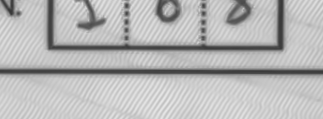
#> input picture data/corrida/crops/acta_presidencial_000333/total_ciudadanos.png, 323 x 119 px, given as the content of the folder ../../data/raw_img, which was not available
$ python preprocess.py
#> lines starting #> are read from the running program, lines starting #| are printed output that depends on the picture; after the words box and inside, x2 and y2 are one past the last pixel; in counts of white or black regions, pixels touching at a corner belong together; pictures that were not available may be replaced by others from this repository, and a replacement may not be noted
#> in preprocess_image, img is the input picture: shape (119, 323, 3); min 54, max 232, mean 182.6
"""
Preprocesamiento de actas de escrutinio (paso 2 del pipeline).

Aplica las operaciones descritas en la propuesta:
    - Corrección de inclinación (deskew)
    - Mejora de contraste (CLAHE)
    - Reducción de ruido
    - Binarización / normalización

Uso (CLI):
    python preprocess.py --in ../../data/raw_img --out ../../data/processed

Uso (import):
    from preprocess import preprocess_image
    img = preprocess_image(ruta_o_array)
"""
from __future__ import annotations

import argparse
import logging
from pathlib import Path

import cv2
import numpy as np

logging.basicConfig(level=logging.INFO, format="%(asctime)s [%(levelname)s] %(message)s",
                    datefmt="%H:%M:%S")
log = logging.getLogger("preprocess")


def deskew(gray: np.ndarray) -> np.ndarray:
    """Corrige la inclinación de la imagen usando el ángulo dominante."""
    inv = cv2.bitwise_not(gray)
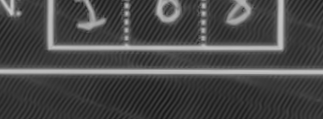
#> inv: shape (119, 323); min 23, max 201, mean 72.4
    thr = cv2.threshold(inv, 0, 255, cv2.THRESH_BINARY | cv2.THRESH_OTSU)[1]
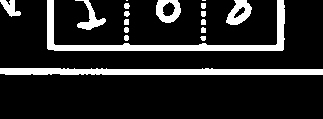
#> thr: shape (119, 323); 14.6% white; 18 white regions (2 under 20 px), largest, box (x1, y1, x2, y2) and area: (47, 0, 285, 51) 2089, (0, 68, 323, 75) 1990, (226, 0, 252, 25) 380
    coords = np.column_stack(np.where(thr > 0))
#> coords = 5606 pairs, first value 0 to 74, second value 0 to 322
    if coords.size == 0:
        return gray
    angle = cv2.minAreaRect(coords)[-1]
#> angle = -90
    angle = -(90 + angle) if angle < -45 else -angle
#> angle = 0
    if abs(angle) < 0.1:
        return gray
    (h, w) = gray.shape[:2]
    M = cv2.getRotationMatrix2D((w // 2, h // 2), angle, 1.0)
    return cv2.warpAffine(gray, M, (w, h), flags=cv2.INTER_CUBIC,
                          borderMode=cv2.BORDER_REPLICATE)


def mejorar_contraste(gray: np.ndarray) -> np.ndarray:
    """CLAHE: ecualización adaptativa para uniformar iluminación."""
    clahe = cv2.createCLAHE(clipLimit=2.0, tileGridSize=(8, 8))
    return clahe.apply(gray)
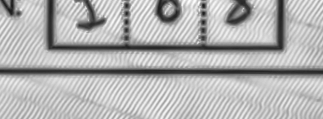
#> returned value: shape (119, 323); min 28, max 254, mean 177.6


def reducir_ruido(gray: np.ndarray) -> np.ndarray:
    return cv2.fastNlMeansDenoising(gray, h=10, templateWindowSize=7, searchWindowSize=21)


def binarizar(gray: np.ndarray) -> np.ndarray:
    """Binarización adaptativa, robusta ante sombras y sellos."""
    return cv2.adaptiveThreshold(gray, 255, cv2.ADAPTIVE_THRESH_GAUSSIAN_C,
                                 cv2.THRESH_BINARY, blockSize=35, C=11)


def preprocess_image(src, binariza: bool = False) -> np.ndarray:
    """
    Pipeline de preprocesamiento.

    src: ruta (str/Path) o imagen np.ndarray (BGR o gris).
    binariza: si True devuelve imagen binaria; si False, gris realzado
              (mejor para modelos de detección que esperan 3 canales).
    """
    if isinstance(src, (str, Path)):
        img = cv2.imread(str(src))
        if img is None:
            raise FileNotFoundError(src)
    else:
        img = src
    gray = cv2.cvtColor(img, cv2.COLOR_BGR2GRAY) if img.ndim == 3 else img
    gray = deskew(gray)
    gray = mejorar_contraste(gray)
    gray = reducir_ruido(gray)
    if binariza:
        return binarizar(gray)
    return gray


def correr(in_dir: Path, out_dir: Path, binariza: bool):
    out_dir.mkdir(parents=True, exist_ok=True)
    imgs = [p for p in in_dir.iterdir() if p.suffix.lower() in {".png", ".jpg", ".jpeg"}]
    log.info("Preprocesando %s imágenes -> %s", len(imgs), out_dir)
    for p in imgs:
        out = preprocess_image(p, binariza=binariza)
        cv2.imwrite(str(out_dir / p.name), out)
    log.info("Listo.")


def main():
    ap = argparse.ArgumentParser()
    ap.add_argument("--in", dest="in_dir", type=Path, default=Path("../../data/raw_img"))
    ap.add_argument("--out", dest="out_dir", type=Path, default=Path("../../data/processed"))
    ap.add_argument("--binariza", action="store_true")
    args = ap.parse_args()
    correr(args.in_dir, args.out_dir, args.binariza)


if __name__ == "__main__":
    main()

$ run again, on data/corrida/crops/acta_presidencial_000333/total_electores.png
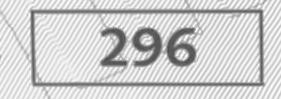
#> input picture data/corrida/crops/acta_presidencial_000333/total_electores.png, 281 x 99 px, given as the content of the folder ../../data/raw_img, which was not available
#> in preprocess_image, img is the input picture: shape (99, 281, 3); min 73, max 255, mean 206.4
#> in deskew, `thr = cv2.threshold(inv, 0, 255, cv2.THRESH_BINARY | cv2.THRESH_OTSU)[1]`:
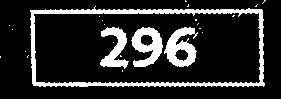
#> thr: shape (99, 281); 16.6% white; 24 white regions (20 under 20 px), largest, box (x1, y1, x2, y2) and area: (30, 6, 265, 87) 2480, (164, 27, 198, 67) 754, (131, 27, 163, 67) 734, (100, 27, 129, 69) 599
#> coords = 4613 pairs, first value 0 to 86, second value 0 to 265
#> in deskew, `angle = cv2.minAreaRect(coords)[-1]`: angle = -90
#> in deskew, `angle = -(90 + angle) if angle < -45 else -angle`: angle = 0
#> in mejorar_contraste, `return clahe.apply(gray)`:
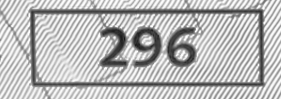
#> returned value: shape (99, 281); min 23, max 255, mean 185.4

$ run again, on data/corrida/crops/acta_presidencial_000333/total_emitidos.png
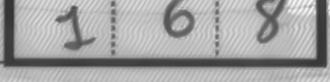
#> input picture data/corrida/crops/acta_presidencial_000333/total_emitidos.png, 330 x 82 px, given as the content of the folder ../../data/raw_img, which was not available
#> in preprocess_image, img is the input picture: shape (82, 330, 3); min 50, max 246, mean 162.5
#> in deskew, `thr = cv2.threshold(inv, 0, 255, cv2.THRESH_BINARY | cv2.THRESH_OTSU)[1]`:
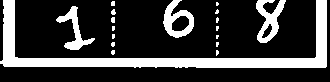
#> thr: shape (82, 330); 23.2% white; 18 white regions (12 under 20 px), largest, box (x1, y1, x2, y2) and area: (0, 0, 327, 68) 4399, (256, 0, 286, 43) 606, (163, 0, 194, 38) 570, (56, 6, 95, 50) 496, (111, 9, 116, 15) 22, (111, 17, 115, 23) 22
#> coords = 6284 pairs, first value 0 to 67, second value 0 to 326
#> in deskew, `angle = cv2.minAreaRect(coords)[-1]`: angle = -90
#> in deskew, `angle = -(90 + angle) if angle < -45 else -angle`: angle = 0
#> in mejorar_contraste, `return clahe.apply(gray)`:
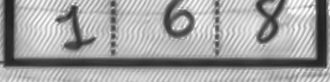
#> returned value: shape (82, 330); min 29, max 255, mean 160.4
